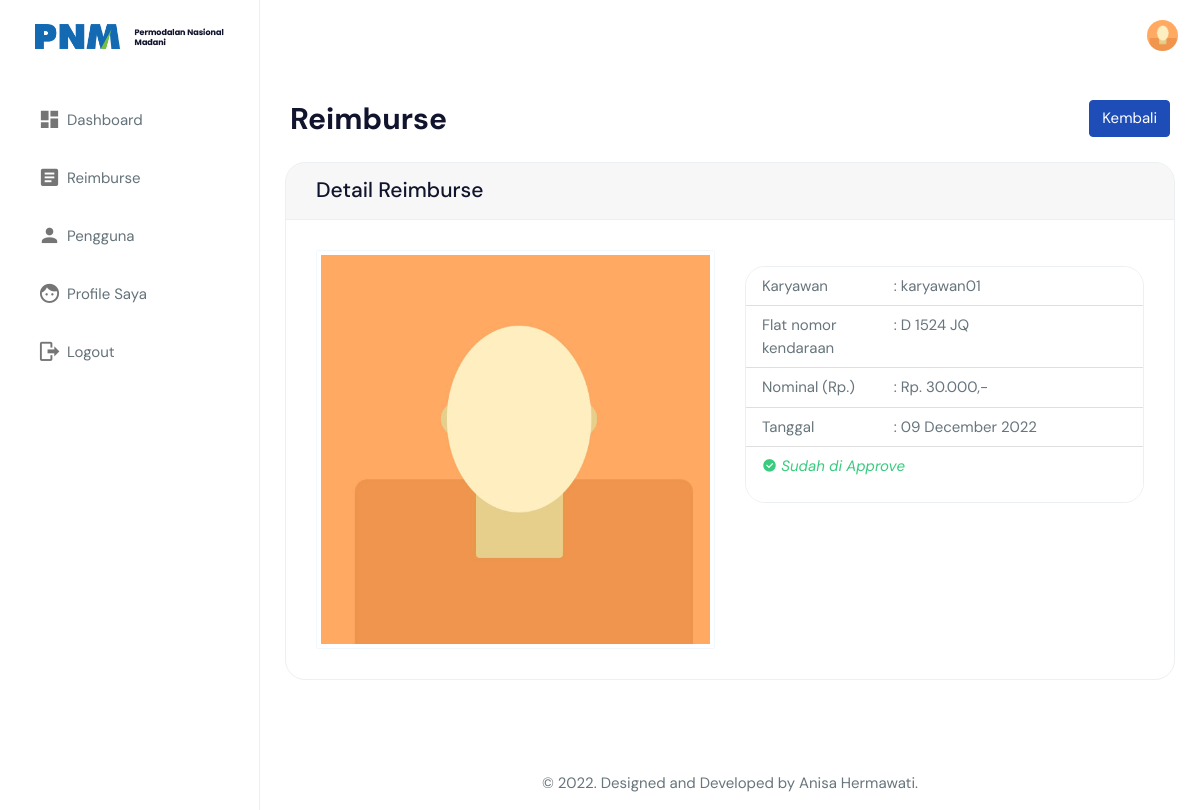
The page /view_reimburse/reimburse_detail.php?id_reimburse=1 (signed in) on the database its author committed.
### tables this page shows
CREATE TABLE `users` (
  `id_user` int(11) NOT NULL,
  `nama` varchar(255) NOT NULL,
  `email` varchar(255) NOT NULL,
  `username` varchar(255) NOT NULL,
  `password` varchar(255) NOT NULL,
  `jabatan` int(11) NOT NULL,
  `gambar` varchar(255) NOT NULL,
  `phone` varchar(128) NOT NULL,
  `role_id` int(11) NOT NULL,
  `date_created` date NOT NULL,
  `is_active` int(11) NOT NULL
);

CREATE TABLE `reimburse` (
  `id_reimburse` int(11) NOT NULL,
  `id_karyawan` int(11) NOT NULL,
  `flat` varchar(16) NOT NULL,
  `nominal` int(11) NOT NULL,
  `gambar_bukti` varchar(255) NOT NULL,
  `tanggal` date NOT NULL,
  `id_status` int(11) NOT NULL,
  `date_created` date NOT NULL,
  `is_active` int(11) NOT NULL
);

### functions.php (called while the page is built, shortened)
<?php
$conn = mysqli_connect("localhost", "root", "", "skripsi_sireimburse");
function query($query)
{
    global $conn;
    $result = mysqli_query($conn, $query);
    $rows = [];
    while ($row = mysqli_fetch_assoc($result)) {
        $rows[] = $row;
    }
    return $rows;
}

### view_reimburse/reimburse_detail.php (the view, shortened to what this page needs)
<?php
include "../templates/header.php";
$id_reimburse = $_GET["id_reimburse"];
$reimburse = query(
    "SELECT * FROM reimburse
    INNER JOIN users ON reimburse.id_karyawan = users.id_user
    INNER JOIN status ON reimburse.id_status = status.id_status
    WHERE id_reimburse = $id_reimburse
    "
)[0];
?>
<div class="page-breadcrumb">
    <div class="row align-items-center">
        <div class="col-6">
            <h1 class="mb-0 fw-bold">Reimburse</h1>
        </div>
        <div class="col-6">
            <div class="text-end upgrade-btn">
                <a href="reimburse.php" class="btn btn-primary text-white">Kembali</a>
            </div>
        </div>
    </div>
</div>
<div class="container-fluid">
    <div class="row">
        <div class="col-lg-12">
            <div class="card">
                <div class="card-header">
                    <h4 class="card-title">Detail Reimburse</h4>
                </div>
                <div class="card-body">
                    <div class="row">
                        <div class="col-lg-6">
                            <center>
                                <img src="../assets/images/users/<?= $user["gambar"]; ?>" class="img-thumbnail" width="100%" />
                            </center>
                        </div>
                        <div class="col-lg-6">
                            <div class="card mt-3">
                                <ul class="list-group list-group-flush">
                                    <li class="list-group-item">
                                        <div class="row">
                                            <div class="col-lg-4 col-4">Karyawan</div>
                                            <div class="col-lg-8 col-8">: <?= $reimburse["nama"]; ?></div>
                                        </div>
                                    </li>
                                    <li class="list-group-item">
                                        <div class="row">
                                            <div class="col-lg-4 col-4">Flat nomor kendaraan</div>
                                            <div class="col-lg-8 col-8">: <?= $reimburse["flat"]; ?></div>
                                        </div>
                                    </li>
                                    <li class="list-group-item">
                                        <div class="row">
                                            <div class="col-lg-4 col-4">Nominal (Rp.)</div>
                                            <div class="col-lg-8 col-8">: Rp. <?= number_format($reimburse["nominal"], 0, ',', '.'); ?>,-</div>
                                        </div>
                                    </li>
                                    <li class="list-group-item">
                                        <div class="row">
                                            <div class="col-lg-4 col-4">Tanggal</div>
                                            <div class="col-lg-8 col-8">: <?= date('d F Y', strtotime($reimburse["tanggal"])); ?></div>
                                        </div>
                                    </li>
                                    <li class="list-group-item">
                                        <div class="row">
                                            <div class="col-lg-12 col-12">
                                                <?php if ($reimburse["id_status"] == 2) : ?>
                                                    <a href="reimburse_acc.php?id_reimburse=<?= $id_reimburse; ?>" class="btn btn-success text-white my-3" onclick="return confirm('Yakin untuk meng-approve reimburse ini?');">Approve</a>
                                                <?php else : ?>
                                                    <p><i class="mdi mdi-check-circle text-success"> Sudah di Approve</i></p>
                                                <?php endif; ?>
                                            </div>
                                        </div>
                                    </li>
                                </ul>
                            </div>
                        </div>
                    </div>
                </div>
            </div>
        </div>
    </div>
</div>
<?php
include "../templates/footer.php";
?>

### templates/topbar.php (shortened to what this page needs)
<header class="topbar" data-navbarbg="skin6">
    <nav class="navbar top-navbar navbar-expand-md navbar-light">
        <div class="navbar-header" data-logobg="skin6">
            <a class="navbar-brand" href="index.html">
                <b class="logo-icon">
                    <img src="../assets/images/logo/Logo_main_2.png" alt="homepage" class="dark-logo" width="100%" />
                </b>
                <span class="logo-text">
                    <img src="../assets/images/logo/logo-text.png" alt="homepage" class="dark-logo" />
                </span>
            </a>
        </div>
        <div class="navbar-collapse collapse" id="navbarSupportedContent" data-navbarbg="skin5">
            <ul class="navbar-nav float-end ms-auto">
                <li class="nav-item dropdown">
                    <a class="nav-link dropdown-toggle text-muted waves-effect waves-dark pro-pic" href="#" id="navbarDropdown" role="button" data-bs-toggle="dropdown" aria-expanded="false">
                        <img src="../assets/images/users/<?= $user["gambar"] ?>" alt="user" class="rounded-circle" width="31">
                    </a>
                </li>
            </ul>
        </div>
    </nav>
</header>

### rows shown on the page
users: gambar (picture)
reimburse: users.nama "karyawan01", flat "D 1524 JQ", nominal "30.000", tanggal "09 December 2022"
